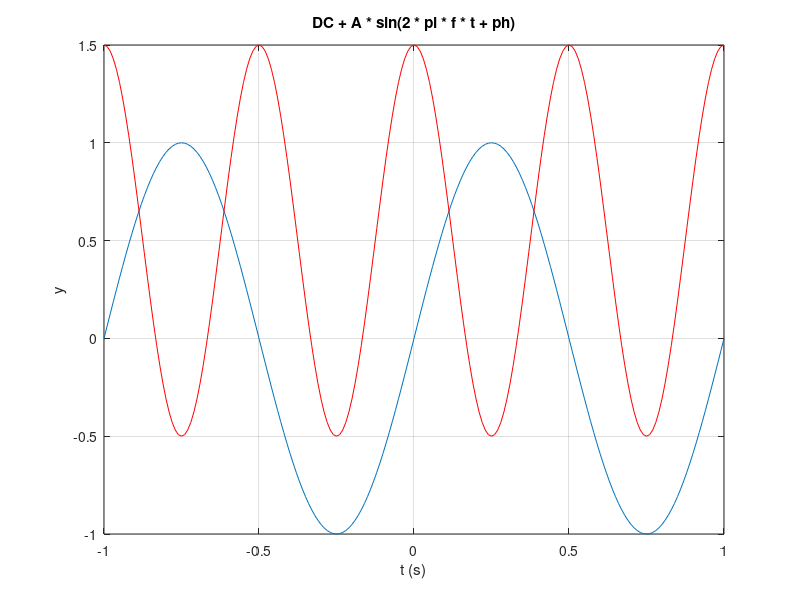

MATLAB code to generate this figure:
%%
%Sin ploting with DC, amplitude, frequency and phase parameters
clear all;
clc;
close all;

%% Parameters

f = 2;
ph = pi / 2;
A = 1;
DC = 0.5;

%% plot

t = -1:0.01:1;

figure;
plot(t, sin(2 * pi * t));
hold on;
plot(t, DC + A .* sin(2 * pi * f .* t + ph), 'r');
title('DC + A * sin(2 * pi * f * t + ph)');
xlabel('t (s)');
ylabel('y');
grid on;